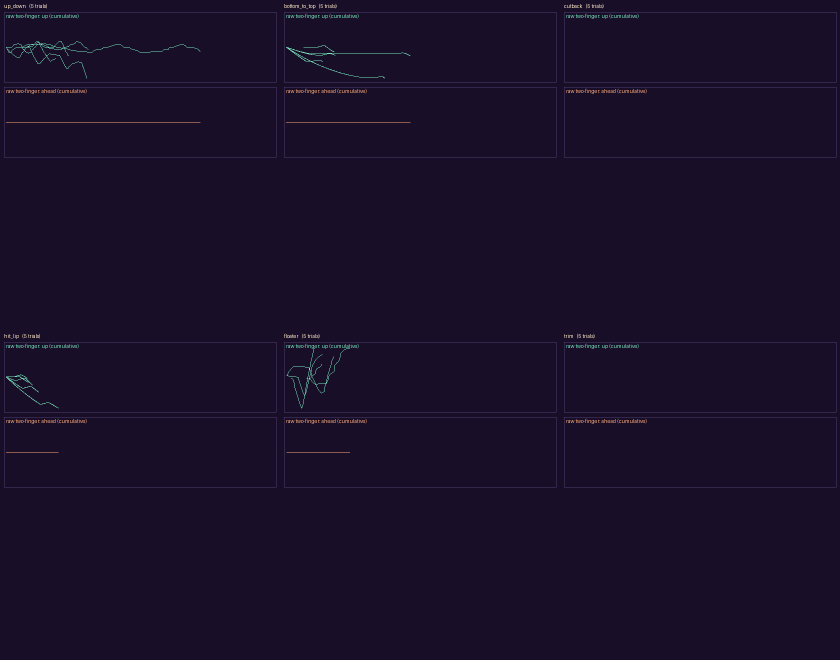
#> input picture calibration/summary-2026-10-12T22-01-19.png, 1680 x 1320 px (shown at 1/2 size)
$ python make_clip.py ../../calibration out.png
#> lines starting #> are read from the running program, lines starting #| are printed output that depends on the picture
"""Turns a folder of captured frames into the MP4 that Kling's motion control wants as its motion reference.

Usage:
    python tools/sprites/make_clip.py frames_dir clip.mp4 [--fps 12]

The frames (any PNG or JPG, sorted by file name) are cropped of the browser scrollbar strip, scaled to 1280x720
and encoded at 24 fps (each frame repeated to fill), H.264, which is what Kling accepts. Keep the clip 3 to 10
seconds long: Kling's motion control needs at least 3, and a clip with a camera cut or a zoom jump in it
confuses the result, so cut the footage at shot changes first. Needs: pillow, imageio_ffmpeg.
"""
import argparse
import os
import subprocess
import tempfile

import imageio_ffmpeg
from PIL import Image

SCROLLBAR = 14   # pixels of the pane's scrollbar on the right edge of a screenshot


def main():
    parser = argparse.ArgumentParser()
    parser.add_argument("frames_dir")
    parser.add_argument("out")
    parser.add_argument("--fps", type=float, default=12.0, help="how fast the captured frames were taken, per second of the source video")
    args = parser.parse_args()

    names = sorted(n for n in os.listdir(args.frames_dir) if n.lower().endswith((".png", ".jpg", ".jpeg")))
    if len(names) / args.fps < 3.0:
        print(f"warning: {len(names)} frames at {args.fps} fps is {len(names) / args.fps:.1f} s; Kling needs at least 3 s")
    with tempfile.TemporaryDirectory() as tmp:
        for i, name in enumerate(names):
            image = Image.open(os.path.join(args.frames_dir, name)).convert("RGB")
#> image is the input picture: PIL image 1680x1320 RGB; mean R, G, B 25, 15.1, 41
            image = image.crop((0, 0, image.width - SCROLLBAR, int((image.width - SCROLLBAR) * 9 / 16)))
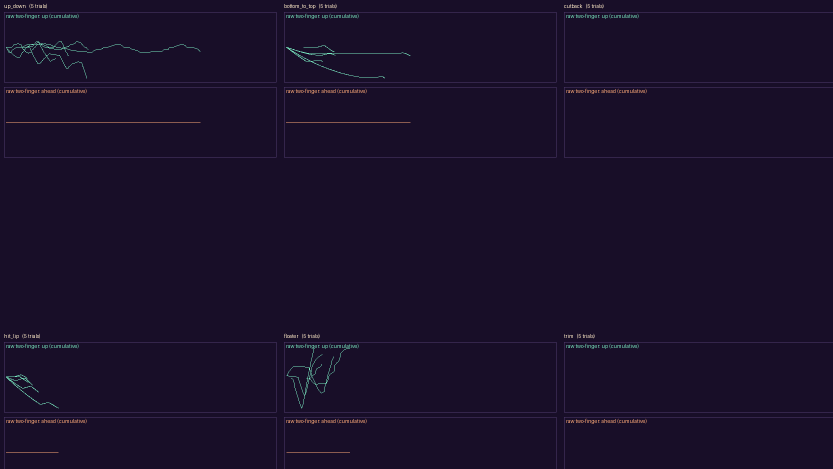
#> image: PIL image 1666x937 RGB (shown at 1/2 size); mean R, G, B 25.4, 15.5, 41.3
            image.resize((1280, 720), Image.LANCZOS).save(os.path.join(tmp, f"f{i:04d}.png"))
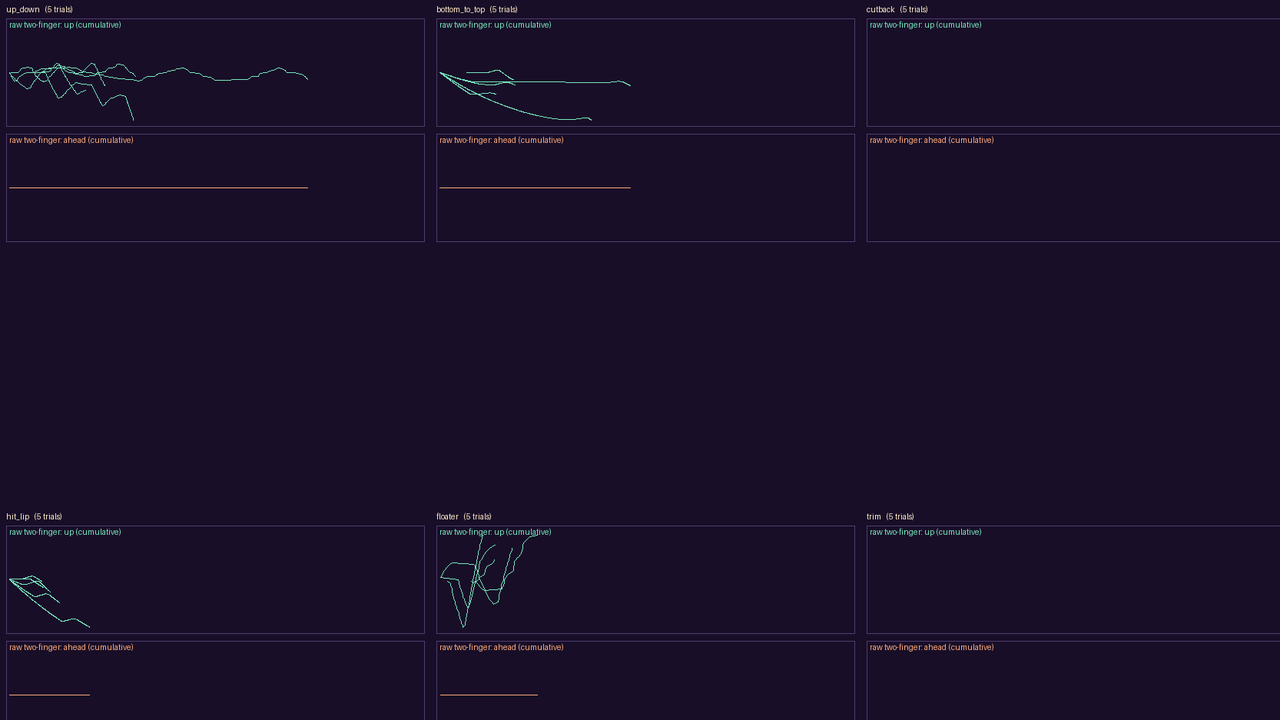
#> saved as f0000.png: PIL image 1280x720 RGB; mean R, G, B 25.4, 15.5, 41.3
#> pass 2 of the loop in main, `for i, name in enumerate(names):`:
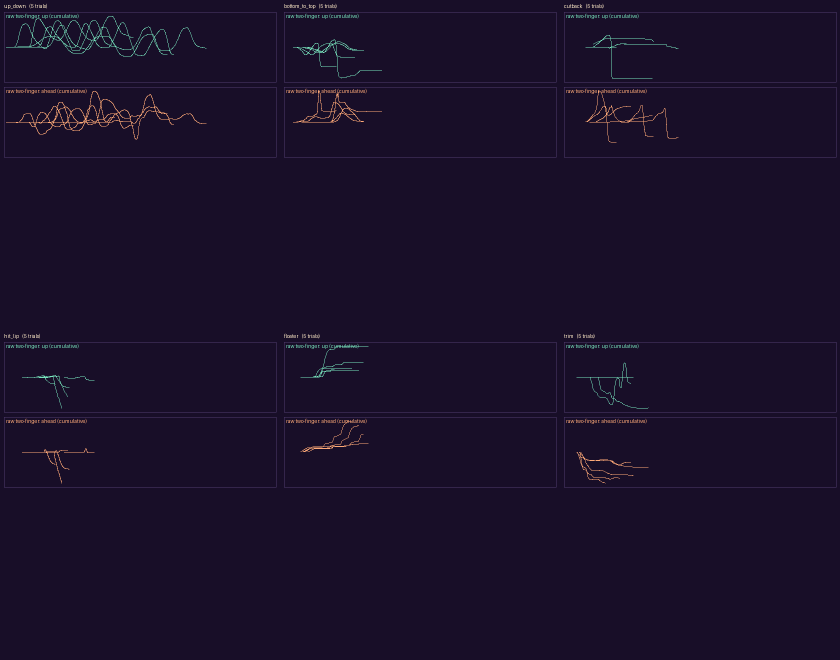
#> input picture calibration/summary-2026-10-12T22-22-42.png, 1680 x 1320 px (shown at 1/2 size)
#> in main, image is the input picture: PIL image 1680x1320 RGB; mean R, G, B 25.6, 15.7, 41.3
#> in main, `image = image.crop((0, 0, image.width - SCROLLBAR, int((image.width - ..`:
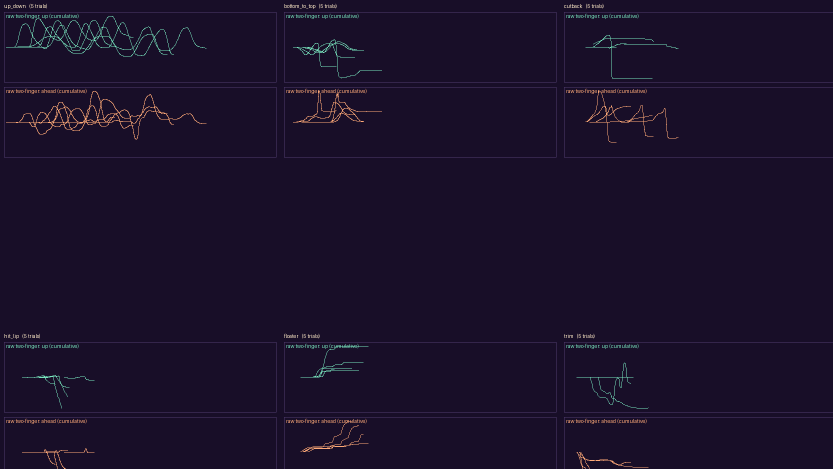
#> image: PIL image 1666x937 RGB (shown at 1/2 size); mean R, G, B 26.2, 16.3, 41.8
#> in main, `image.resize((1280, 720), Image.LANCZOS).save(os.path.join(tmp, f"f{i:..`:
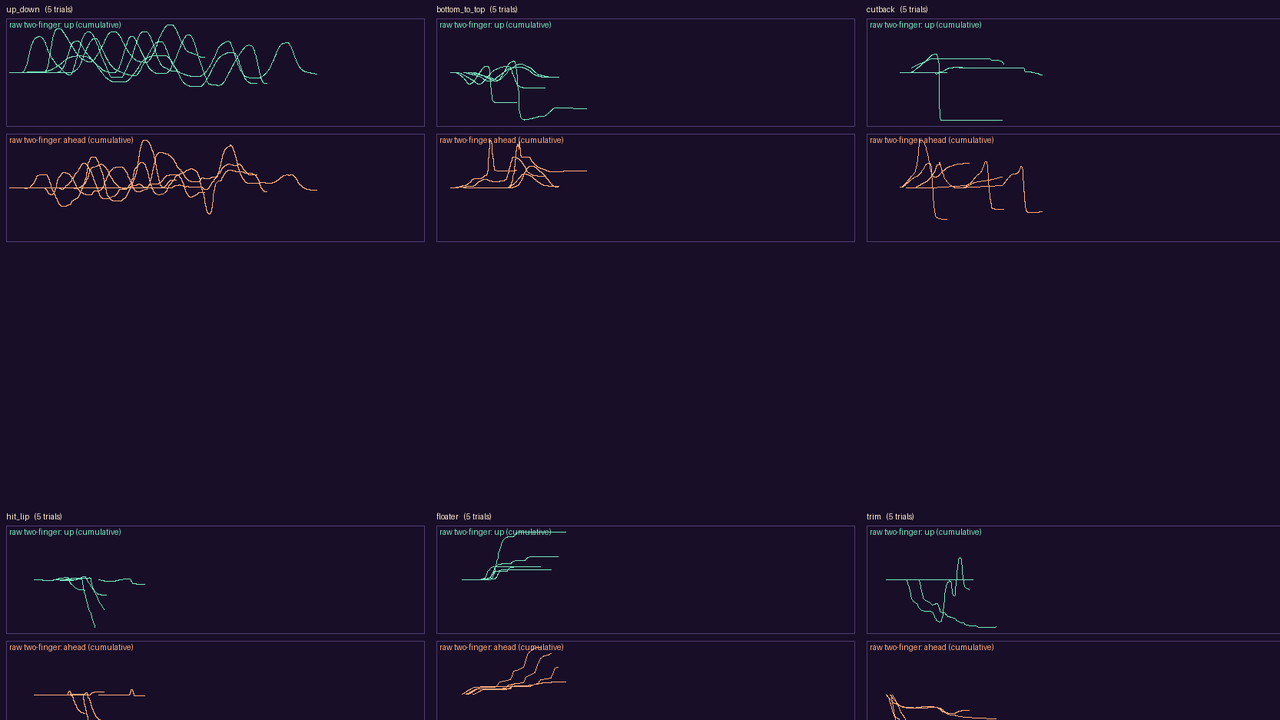
#> saved as f0001.png: PIL image 1280x720 RGB; mean R, G, B 26.2, 16.3, 41.8
        subprocess.run([imageio_ffmpeg.get_ffmpeg_exe(), "-y", "-framerate", str(args.fps), "-i", os.path.join(tmp, "f%04d.png"),
                        "-vf", "fps=24,format=yuv420p", "-c:v", "libx264", "-crf", "16", "-movflags", "+faststart", args.out],
                       check=True, capture_output=True)
#> (this line was passed over: imageio_ffmpeg is not available in this run)
#> (the run stopped early here; a loop or call above may not have finished)
